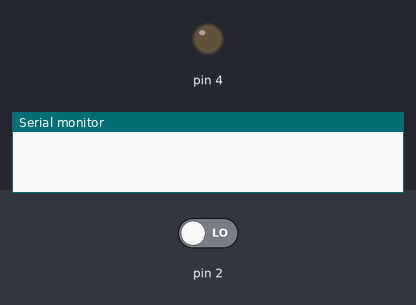
Recording of a sketch running on a simulated Arduino Uno, built with avr-gcc and run on an emulated ATmega328P. Parts: output pins drawn as LEDs (lit = HIGH), the last lines printed to the serial monitor. Inputs (shaded band) come from the test bench; at power-on: pin 2 LOW.

Above: at 1.2 s.
1.3 s: pin 2 driven HIGH
At 2.2 s:
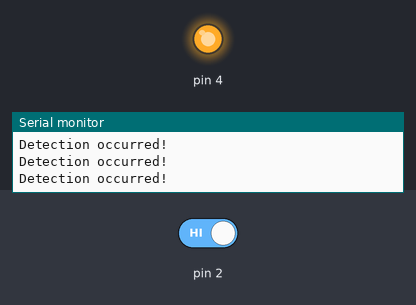
2.8 s: pin 2 driven LOW
At 3.5 s:
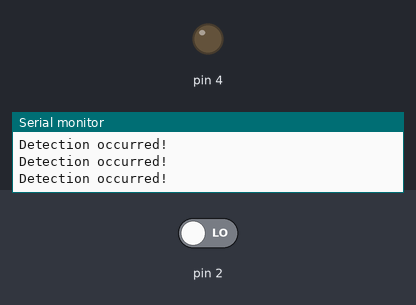
Timing chart, 0 to 5.8 s (numbered marks = the images above; inputs shaded):
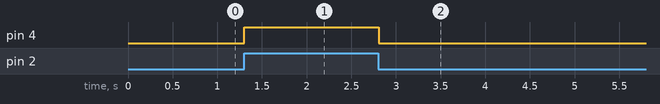

The sketch:

motionsensor1.ino
```cpp
void setup() {
  Serial.begin(9600);
  pinMode(2, INPUT);
  pinMode(4, OUTPUT);
}

void loop() {
  if (digitalRead(2) == 1) {
    Serial.println("Detection occurred!");
    digitalWrite(4, HIGH);
  }
  else {
    digitalWrite(4, LOW);
  };
}
```

Measured:
- after the input at 1.3 s, pin 4: LOW → HIGH at once
- after the input at 2.8 s, pin 4: HIGH → LOW at once
